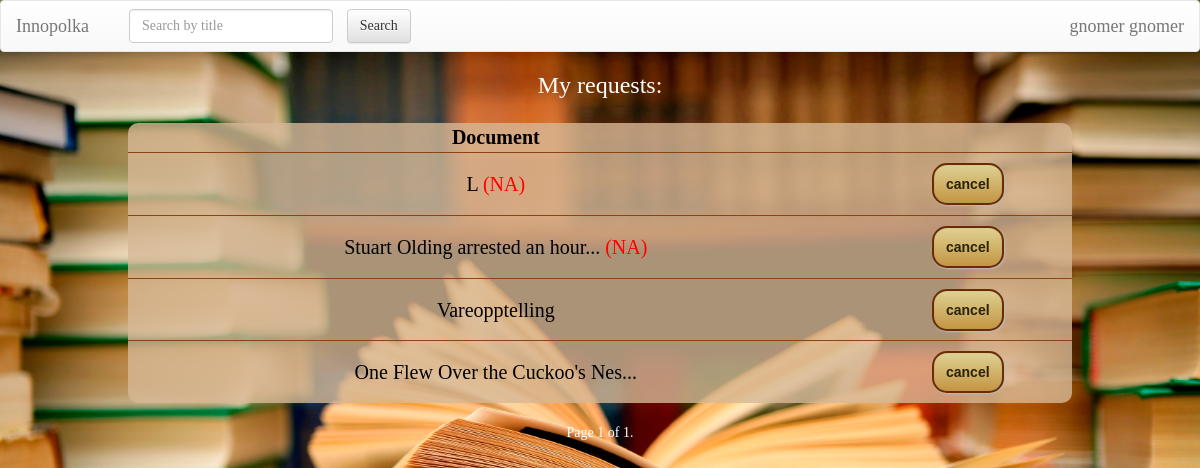
Screenshot of /requests/ (signed in) with the database file from the repository.
### Documents/models.py (models this page shows, shortened)
class Document(models.Model):
    title = models.CharField(max_length=250)
    price = models.IntegerField()
    keywords = models.CharField(max_length=250) # the list of keywords stored in string
    authors = models.CharField(max_length=250) # the list of authors in string format splitted by space
    cover = models.CharField(max_length=1000, default="https://lh3.googleusercontent.com/zqfUbCXdb1oGmsNEzNxTjQU5ZlS3x46nQoB83sFbRSlMnpDTZgdVCe_LvCx-rl7sOA=w300")
    copies = models.PositiveIntegerField(default=1)
    type = models.CharField(max_length=100, default='Document')
    is_bestseller = models.BooleanField(default=False)
    is_reference = models.BooleanField(default=False)
    level = models.PositiveIntegerField(default=1)
    room = models.PositiveIntegerField(default=1)

### BookRequests/views.py (the view)
class RequestsView(ListView):
    template_name = 'BookRequests/bookrequests.html'
    model = Request
    context_object_name = 'requests'
    paginate_by = 10
    def get(self, request, *args, **kwargs):
        if request.user.is_authenticated:
            return super().get(request, *args, **kwargs)
        else:
            return redirect('/')
    def get_queryset(self):
        status_priorities = [status[0] for status in USER_STATUSES]
        qs = super().get_queryset()
        result = list()
        for req in qs:  # sort users by status priorities and time request was made
            req_item = {'doc': req.doc, 'id': req.id}
            users = [(status_priorities.index(u.userprofile.status), u) for u in list(req.users.all())]
            if len(users) != 1:  # sort users according to status priorities
                users.sort(key=lambda x: x[0])
            req_item['users'] = [u[1] for u in users]
            result.append(req_item)
        return result

### BookRequests/templates/BookRequests/bookrequests.html (shortened to what this page needs)
<!doctype html>
<html lang="en">
<head>
    {% extends 'Documents/base.html' %}
    {% load staticfiles %}
    {% block body %}
        <link rel="stylesheet" type="text/css" href="{% static 'Documents/style.css' %}"/>
        {% if user.is_staff %}
            <h3 align="center">Document's requests for now:</h3>
        {% elif user.is_authenticated %}
            <h3 align="center">My requests:</h3>
        {% endif %}
        <form action="" method="post">
            <div align="center">
                <table>
                    <tr>
                        <th class="cen" colspan="1">Document</th>
                    </tr>
                    {% for req in requests %}
                        <tr>
                            {% if user.is_staff or user in req.users %}
                                <td><a href="/{{ req.doc.id }}/">{% if req.doc.title|length <= 30 %}
                                    {{ req.doc.title }}{% else %}{{ req.doc.title|slice:":30" }}...{% endif %}</a>
                                    {% if req.doc.copies == 0 %}<font color="red">(NA)</font> {% endif %}</td>
                                <td>{% for u in req.users %}{% if user.is_staff or user == u %}<a class="btn button"
                                                               href="/requests/cancel/?user_id={{ u.id }}&req_id={{ req.id }}">cancel</a>
                                    <br>{% endif %}{% endfor %}</td>
                                </tr>
                            {% endif %}
                    {% endfor %}
                </table>
            </div>
        </form>
        <div align="center">
            <div class="paginator">
         <span class="step-links">
             <span class="current">
                Page {{ page_obj.number }} of {{ page_obj.paginator.num_pages }}.
            </span>
        </span>
            </div>
        </div>
    {% endblock %}

### Documents/templates/Documents/base.html (shortened to what this page needs)
<!DOCTYPE html>
<html lang="en">
<head>
    {% load staticfiles %}
    <link rel="stylesheet" href="//maxcdn.bootstrapcdn.com/bootstrap/3.2.0/css/bootstrap.min.css">
    <link rel="stylesheet" href="//maxcdn.bootstrapcdn.com/bootstrap/3.2.0/css/bootstrap-theme.min.css">
</head>
<body>
<nav class="navbar navbar-default">
    <div class="container-fluid">
        <div class="navbar-header">
            <a class="navbar-brand" href="/">Innopolka</a>
        </div>
        <div class="collapse navbar-collapse" id="bs-example-navbar-collapse-1">
            <form class="navbar-form navbar-left" action="/">
                <div class="form-group">
                    <input type="text" class="form-control" name="q" placeholder="Search by title" >
                </div>
                <input type="submit" class="btn btn-default not_wide" value="Search">
            </form>
            <ul class="nav navbar-nav navbar-right">
                {% if user.is_anonymous %}
                    <li><a href="/user/login">Log In</a></li>
                {% elif user.is_authenticated %}
                <ul class="nav navbar-nav navbar-right">
                <li class="nav-item dropdown">
                    <a class="navbar-brand" href="/user/?id={{user.id}}" id="dropdown02" data-toggle="dropdown"
                       aria-haspopup="true" aria-expanded="false">{{ user.first_name }} {{user.last_name}}</a>
            </ul>
                {% endif %}
            </ul>
        </div>
    </div>
</nav>
{% block body %}{% endblock %}
</body>
</html>

### Documents/templates/Documents/base.html (style rules this page uses)
body { font-family: Futura; color: white; background: url("/Documents/static/images/background.jpg") no-repeat fixed center center; background-size: cover; }
table { border: 3px solid saddlebrown; border-radius: 5px; width: 80%; background-color: rgba(214, 184, 150, 0.8); color: black; empty-cells: hide; text-align: center; margin: 10px; }
tr { border: 1px solid saddlebrown; text-align: center; }
td { border: 1px solid saddlebrown; padding: 10px; font-size: 20px; color: black; }
form { padding: 5px; color: black; font-size: 15px; margin: 5px; }
input { background-color: floralwhite; border: 2px solid saddlebrown; border-radius: 5px; margin: 0 0 0 10px; left: 50%; }
.button { text-decoration: none; text-align: center; padding: 11px 12px; border: solid 2px #6b2c02; -webkit-border-radius: 15px; -moz-border-radius: 15px; border-radius: 15px; font: 14px "Lucida Sans Unicode", "Lucida Grande", sans-serif; font-weight: bold; color: #292208; background-color: #ded192; background-image: -moz-linear-gradient(top, #ded192 0%, #c49543 100%); background-image: -webkit-linear-gradient(top, #ded192 0%, #c49543 100%); background-image: -o-linear-gradient(top, #ded192 0%, #c49543 100%); background-image: -ms-linear-gradient(top, #ded192 0%, #c49543 100%); filter: progid:DXImageTransform.Microsoft.gradient(startColorstr='#c49543', endColorstr='#c49543', GradientType=0); background-image: linear-gradient(top, #ded192 0%, #c49543 100%); -webkit-box-shadow: 1px 1px 2px #bababa, inset 0px 0px 1px #969393; -moz-box-shadow: 1px 1px 2px #bababa, inset 0px 0px 1px #969393; box-shadow: 1px 1px 2px #bababa, inset 0px 0px 1px #969393; }

### BookRequests/templates/BookRequests/bookrequests.html (style rules this page uses)
.cen { text-align: center; font-size: 20px; }
table { border: none; border-radius: 10px; }
tr { border: none; text-align: left; }
td { border: none; text-align: center; border-top: 1px solid saddlebrown; vertical-align: center; }
a { color: black; }

### rows the page displays
Document: doc "L", copies "(NA)"
Document: doc "Stuart Olding arrested an hour", copies "(NA)"
Document: doc "Vareopptelling"
Document: doc "One Flew Over the Cuckoo's Nes"

### other values shown
{{ user.first_name }} "gnomer"
{{ user.last_name }} "gnomer"
{{ page_obj.number }} "1"
{{ page_obj.paginator.num_pages }} "1"
